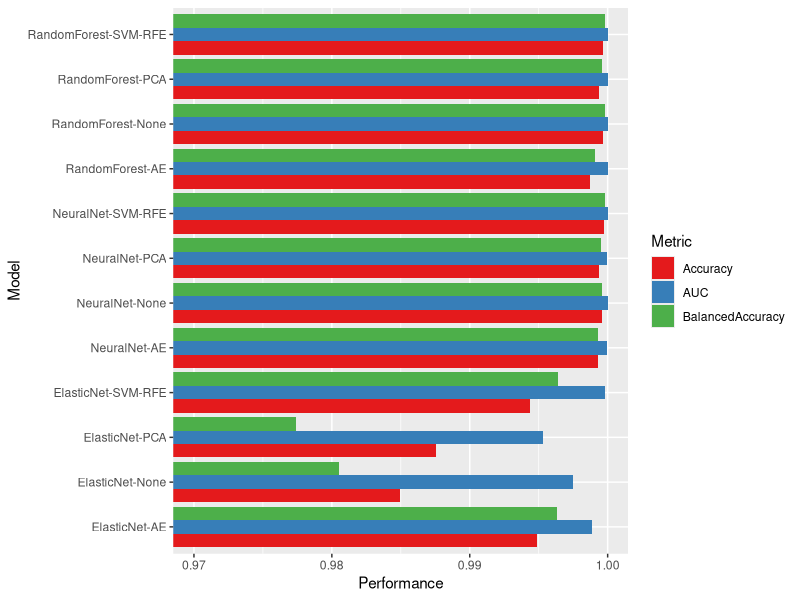

This figure's R source:
library(tidyverse)
res <- read_csv("results.csv")

res <- res %>%
  pivot_longer(Accuracy:AUC, names_to = "Metric", values_to = "Performance") %>%
  unite(Model, DimensionReduction, col = "Model", sep = "-") 

res %>%
  filter(Task == "Binary") %>%
  ggplot(aes(Model, Performance, fill=Metric)) +
  geom_col(position = "dodge") +
  coord_flip(ylim = c(0.97,1)) +
  scale_fill_brewer(palette = "Set1")

